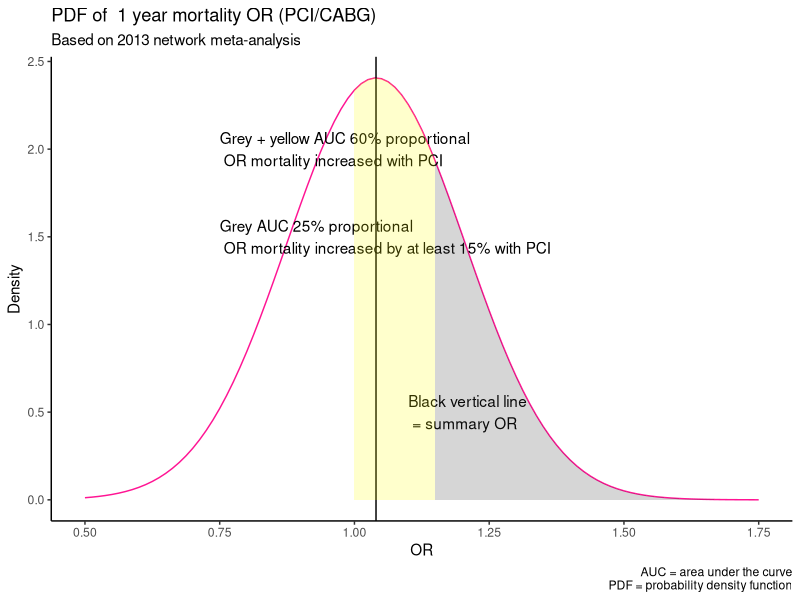

Write R code to recreate this figure.
## ---- chunk 1
library(tidyverse)
ggplot(data.frame(x = c(0.5, 1.75)), aes(x = x)) +
  stat_function(fun = dnorm, args = list(1.04, .1658), colour = "deeppink") +
  scale_x_continuous(name = "OR") +
  scale_y_continuous(name = "Density") +
  labs(title="PDF of  1 year mortality OR (PCI/CABG) ",
       subtitle = "Based on 2013 network meta-analysis", caption="AUC = area under the curve\n     PDF = probability density function") +
  geom_vline(xintercept=1.04) +
  annotate("text", label = "Black vertical line \n = summary OR", x = 1.1, y = 0.5, color = "black", hjust=0) +
  annotate("text", label = "Grey AUC 25% proportional \n OR mortality increased by at least 15% with PCI", x = 0.75, y = 1.5, color = "black", hjust=0) +
  annotate("text", label = "Grey + yellow AUC 60% proportional \n OR mortality increased with PCI", x = 0.75, y = 2.0, color = "black", hjust=0) +
  theme_classic()+
  stat_function(fun = dnorm, args = list(1.04, .1658), xlim = c(1.15,1.7), geom = "area", alpha = 0.2) +
  stat_function(fun = dnorm, args = list(1.04, .1658), xlim = c(1,1.15), geom = "area", alpha = 0.2, fill = "yellow") 


